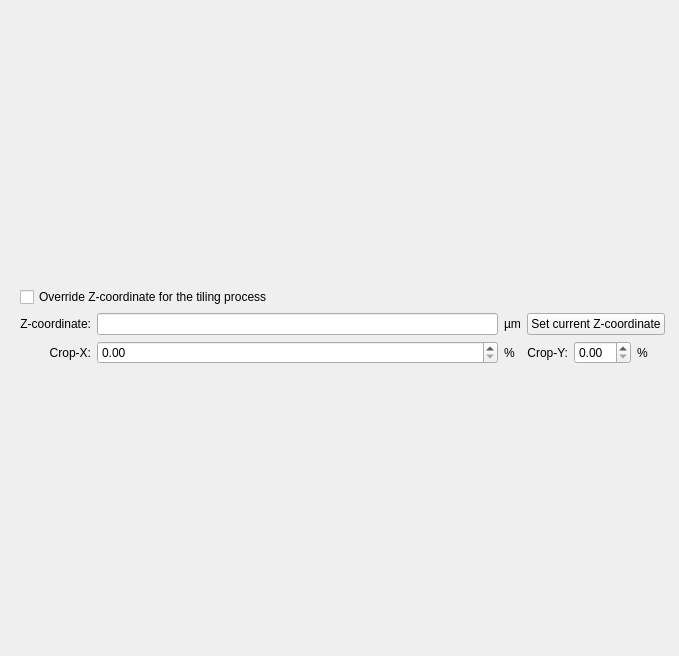
<?xml version="1.0" encoding="UTF-8"?>
<ui version="4.0">
 <class>tiling_method_control</class>
 <widget class="QWidget" name="tiling_method_control">
  <property name="geometry">
   <rect>
    <x>0</x>
    <y>0</y>
    <width>679</width>
    <height>656</height>
   </rect>
  </property>
  <property name="windowTitle">
   <string>Form</string>
  </property>
  <widget class="QWidget" name="verticalLayoutWidget">
   <property name="geometry">
    <rect>
     <x>20</x>
     <y>10</y>
     <width>645</width>
     <height>631</height>
    </rect>
   </property>
   <layout class="QVBoxLayout" name="main_layout">
    <item>
     <layout class="QGridLayout" name="gridLayout">
      <item row="1" column="2">
       <widget class="QLabel" name="label_5">
        <property name="text">
         <string>µm</string>
        </property>
       </widget>
      </item>
      <item row="3" column="3">
       <widget class="QLabel" name="label_3">
        <property name="text">
         <string>Crop-Y:</string>
        </property>
        <property name="alignment">
         <set>Qt::AlignmentFlag::AlignRight|Qt::AlignmentFlag::AlignTrailing|Qt::AlignmentFlag::AlignVCenter</set>
        </property>
       </widget>
      </item>
      <item row="3" column="5">
       <widget class="QLabel" name="label_6">
        <property name="text">
         <string>%</string>
        </property>
       </widget>
      </item>
      <item row="3" column="2">
       <widget class="QLabel" name="label_4">
        <property name="text">
         <string>%</string>
        </property>
       </widget>
      </item>
      <item row="1" column="0">
       <widget class="QLabel" name="label">
        <property name="text">
         <string>Z-coordinate:</string>
        </property>
        <property name="alignment">
         <set>Qt::AlignmentFlag::AlignRight|Qt::AlignmentFlag::AlignTrailing|Qt::AlignmentFlag::AlignVCenter</set>
        </property>
       </widget>
      </item>
      <item row="3" column="0">
       <widget class="QLabel" name="label_2">
        <property name="text">
         <string>Crop-X:</string>
        </property>
        <property name="alignment">
         <set>Qt::AlignmentFlag::AlignRight|Qt::AlignmentFlag::AlignTrailing|Qt::AlignmentFlag::AlignVCenter</set>
        </property>
       </widget>
      </item>
      <item row="3" column="1">
       <widget class="QDoubleSpinBox" name="spin_cropx"/>
      </item>
      <item row="3" column="4">
       <widget class="QDoubleSpinBox" name="spin_cropy"/>
      </item>
      <item row="1" column="1">
       <widget class="QLineEdit" name="ent_zcoor"/>
      </item>
      <item row="0" column="0" colspan="6">
       <widget class="QCheckBox" name="chk_ZOverride">
        <property name="text">
         <string>Override Z-coordinate for the tiling process</string>
        </property>
       </widget>
      </item>
      <item row="1" column="3" colspan="3">
       <widget class="QPushButton" name="btn_currZCoor">
        <property name="text">
         <string>Set current Z-coordinate</string>
        </property>
       </widget>
      </item>
     </layout>
    </item>
   </layout>
  </widget>
 </widget>
 <resources/>
 <connections/>
</ui>
